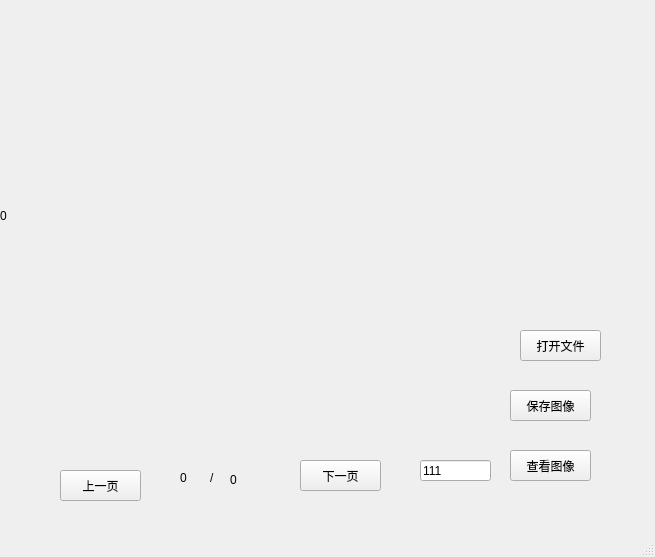
<?xml version="1.0" encoding="UTF-8"?>
<ui version="4.0">
 <class>MainWindow</class>
 <widget class="QMainWindow" name="MainWindow">
  <property name="geometry">
   <rect>
    <x>0</x>
    <y>0</y>
    <width>655</width>
    <height>557</height>
   </rect>
  </property>
  <property name="windowTitle">
   <string>MainWindow</string>
  </property>
  <widget class="QWidget" name="centralwidget">
   <widget class="QLabel" name="lb_curPage">
    <property name="geometry">
     <rect>
      <x>180</x>
      <y>470</y>
      <width>16</width>
      <height>16</height>
     </rect>
    </property>
    <property name="text">
     <string>0</string>
    </property>
   </widget>
   <widget class="QLabel" name="lb_totalPage">
    <property name="geometry">
     <rect>
      <x>230</x>
      <y>470</y>
      <width>51</width>
      <height>20</height>
     </rect>
    </property>
    <property name="text">
     <string>0</string>
    </property>
   </widget>
   <widget class="QLabel" name="label_3">
    <property name="geometry">
     <rect>
      <x>210</x>
      <y>470</y>
      <width>21</width>
      <height>16</height>
     </rect>
    </property>
    <property name="text">
     <string>/</string>
    </property>
   </widget>
   <widget class="QLabel" name="lb_image">
    <property name="geometry">
     <rect>
      <x>0</x>
      <y>0</y>
      <width>491</width>
      <height>431</height>
     </rect>
    </property>
    <property name="text">
     <string>0</string>
    </property>
   </widget>
   <widget class="QLineEdit" name="le_assignPage">
    <property name="geometry">
     <rect>
      <x>420</x>
      <y>460</y>
      <width>71</width>
      <height>21</height>
     </rect>
    </property>
    <property name="text">
     <string>111</string>
    </property>
   </widget>
   <widget class="QPushButton" name="pb_saveImage">
    <property name="geometry">
     <rect>
      <x>510</x>
      <y>390</y>
      <width>81</width>
      <height>31</height>
     </rect>
    </property>
    <property name="text">
     <string>保存图像</string>
    </property>
   </widget>
   <widget class="QPushButton" name="pb_next">
    <property name="geometry">
     <rect>
      <x>300</x>
      <y>460</y>
      <width>81</width>
      <height>31</height>
     </rect>
    </property>
    <property name="text">
     <string>下一页</string>
    </property>
   </widget>
   <widget class="QPushButton" name="pb_open">
    <property name="geometry">
     <rect>
      <x>520</x>
      <y>330</y>
      <width>81</width>
      <height>31</height>
     </rect>
    </property>
    <property name="text">
     <string>打开文件</string>
    </property>
   </widget>
   <widget class="QPushButton" name="pb_previous">
    <property name="geometry">
     <rect>
      <x>60</x>
      <y>470</y>
      <width>81</width>
      <height>31</height>
     </rect>
    </property>
    <property name="text">
     <string>上一页</string>
    </property>
   </widget>
   <widget class="QPushButton" name="pb_viewImage">
    <property name="geometry">
     <rect>
      <x>510</x>
      <y>450</y>
      <width>81</width>
      <height>31</height>
     </rect>
    </property>
    <property name="text">
     <string>查看图像</string>
    </property>
   </widget>
   <zorder>le_assignPage</zorder>
   <zorder>lb_curPage</zorder>
   <zorder>lb_totalPage</zorder>
   <zorder>label_3</zorder>
   <zorder>lb_image</zorder>
   <zorder>pb_saveImage</zorder>
   <zorder>pb_next</zorder>
   <zorder>pb_open</zorder>
   <zorder>pb_previous</zorder>
   <zorder>pb_viewImage</zorder>
  </widget>
  <widget class="QMenuBar" name="menubar">
   <property name="geometry">
    <rect>
     <x>0</x>
     <y>0</y>
     <width>655</width>
     <height>19</height>
    </rect>
   </property>
  </widget>
  <widget class="QStatusBar" name="statusbar"/>
 </widget>
 <resources/>
 <connections/>
</ui>
